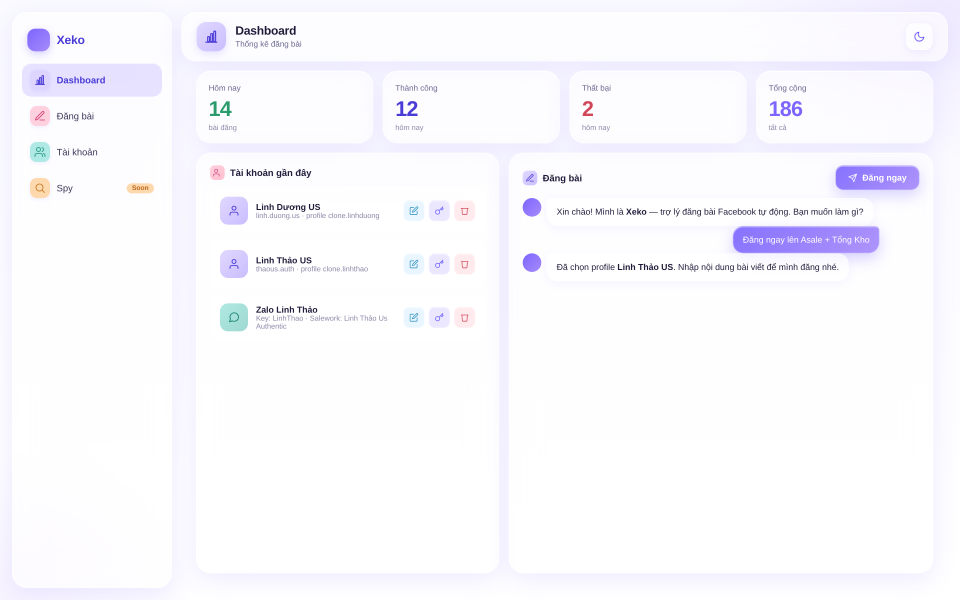
#> input picture tools/preview/glass-mockup-desktop.png, 2880 x 1800 px, given in place of xeko-avatar.png, which was not available (shown at 1/3 size)
$ python build-icon-options.py
#> lines starting #> are read from the running program, lines starting #| are printed output that depends on the picture; after the words box and inside, x2 and y2 are one past the last pixel; in counts of white or black regions, pixels touching at a corner belong together; pictures that were not available may be replaced by others from this repository, and a replacement may not be noted
"""Generate 4 icon design previews (512×512) for Xeko PWA.

Saves into tools/preview/ so user can compare:
 - opt1-avatar-clean.png   : Avatar on gradient tile (no glow, big scale)
 - opt2-monogram-X.png     : Bold "X" wordmark on gradient (iOS-style)
 - opt3-wordmark-Xeko.png  : "Xeko" wordmark
 - opt4-avatar-circle.png  : Avatar inside white circle on purple tile (cleaner separation)
"""
from PIL import Image, ImageDraw, ImageFilter, ImageFont
from pathlib import Path

ROOT = Path(__file__).parent.parent
OUT = Path(__file__).parent / 'preview'
OUT.mkdir(exist_ok=True)
AVATAR = Image.open(ROOT / 'xeko-avatar.png').convert('RGBA')
#> in rounded, `tile = Image.new('RGBA', (size, size))`: tile: PIL image 512x512 RGBA; every value is 0

GRAD_TOP = (124, 102, 255)
GRAD_BOT = (167, 139, 250)
SIZE = 512


def gradient(w, h, top, bot):
#> called with w = 512, h = 512, top = (124, 102, 255), bot = (167, 139, 250)
    g = Image.new('RGB', (w, h), top)
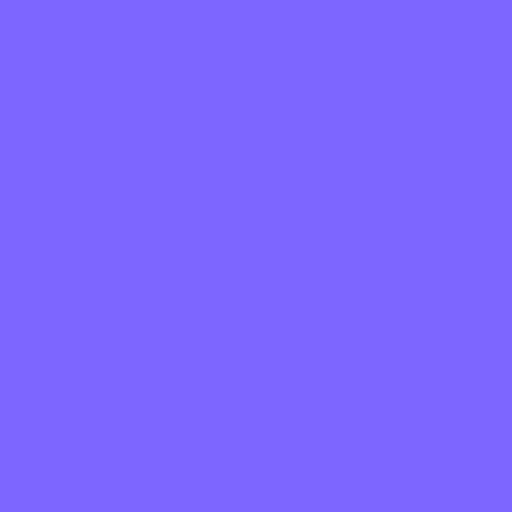
#> g: PIL image 512x512 RGB; mean R, G, B 124, 102, 255
    px = g.load()
    for y in range(h):
        t = y / (h - 1)
        px_row = tuple(int(top[i] + (bot[i] - top[i]) * t) for i in range(3))
        for x in range(w):
            px[x, y] = px_row
    return g


def rounded(size: int, radius_ratio=0.22) -> Image.Image:
    tile = Image.new('RGBA', (size, size))
    tile.paste(gradient(size, size, GRAD_TOP, GRAD_BOT), (0, 0))
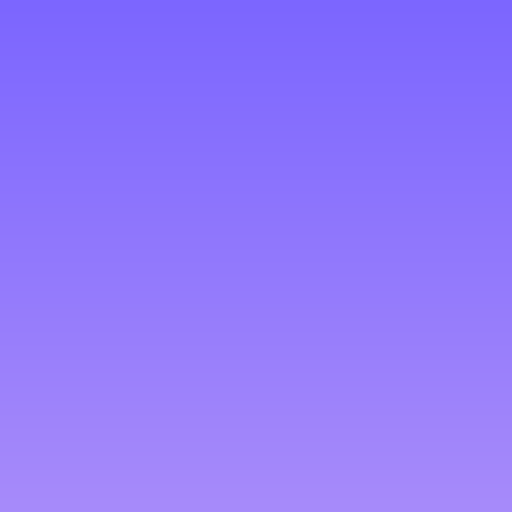
#> tile: PIL image 512x512 RGBA; mean R, G, B, A 145, 120, 252, 255
    mask = Image.new('L', (size, size), 0)
#> mask: PIL image 512x512 L; every value is 0
    d = ImageDraw.Draw(mask)
    d.rounded_rectangle([(0, 0), (size - 1, size - 1)],
                        radius=int(size * radius_ratio), fill=255)
    tile.putalpha(mask)
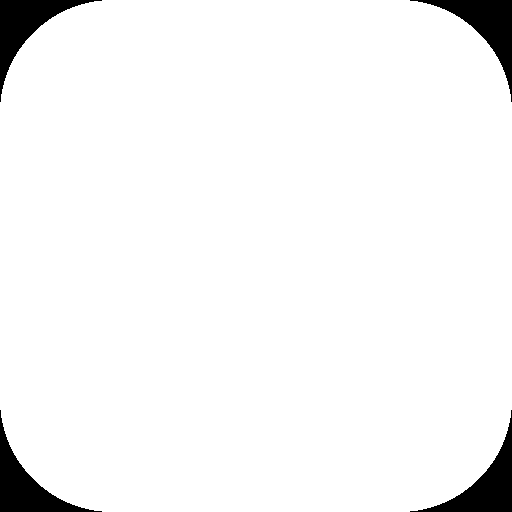
#> mask: PIL image 512x512 L; 95.8% white; 4 black regions, box (x1, y1, x2, y2) and area: (0, 0, 102, 102) 2725, (410, 0, 512, 102) 2725, (0, 410, 102, 512) 2725, (410, 410, 512, 512) 2725
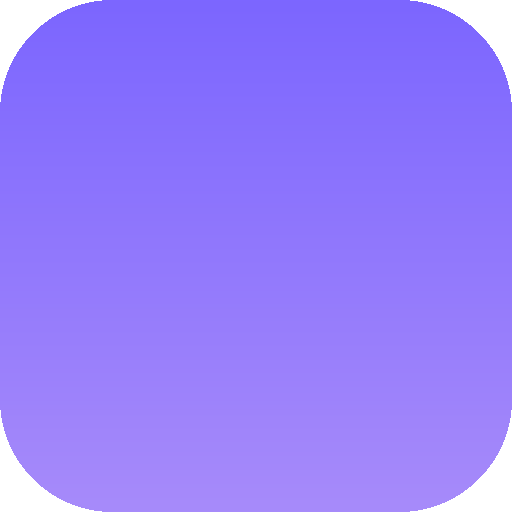
#> tile: PIL image 512x512 RGBA; mean R, G, B, A 145, 120, 252, 244.4; transparent parts drawn white
    return tile


def save(img, name):
    path = OUT / name
    img.save(path, optimize=True)
    print(f'  {name} ({path.stat().st_size // 1024} KB)')


# ---- Option 1: Avatar clean (no glow, big scale) ----
t1 = rounded(SIZE)
av = AVATAR.resize((int(SIZE * 0.92), int(SIZE * 0.92)), Image.LANCZOS)
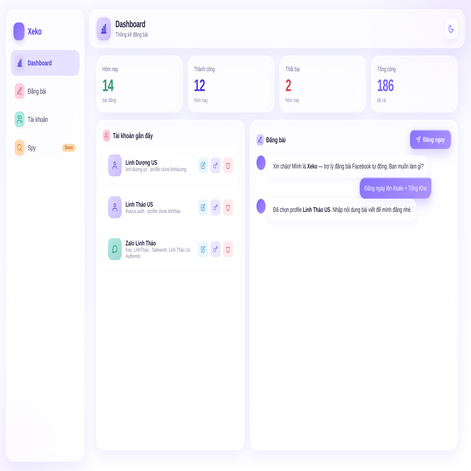
#> av: PIL image 471x471 RGBA; mean R, G, B, A 249.3, 248.6, 253.6, 255
o = (SIZE - av.width) // 2
#> o = 20
t1.alpha_composite(av, (o, o))
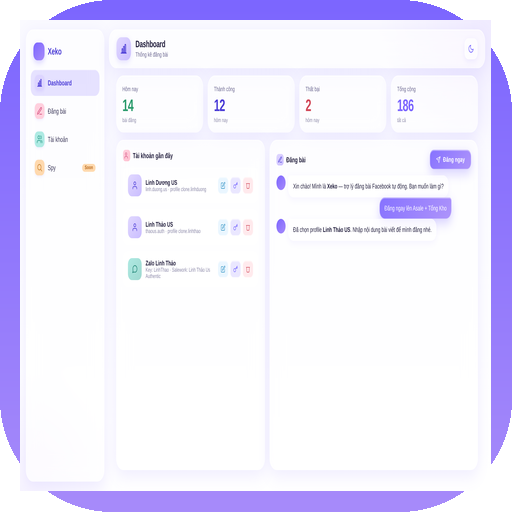
#> t1: PIL image 512x512 RGBA; mean R, G, B, A 233.3, 228.9, 253.4, 245.7; transparent parts drawn white
save(t1, 'opt1-avatar-clean.png')
#> (the run stopped early here; a loop or call above may not have finished)
